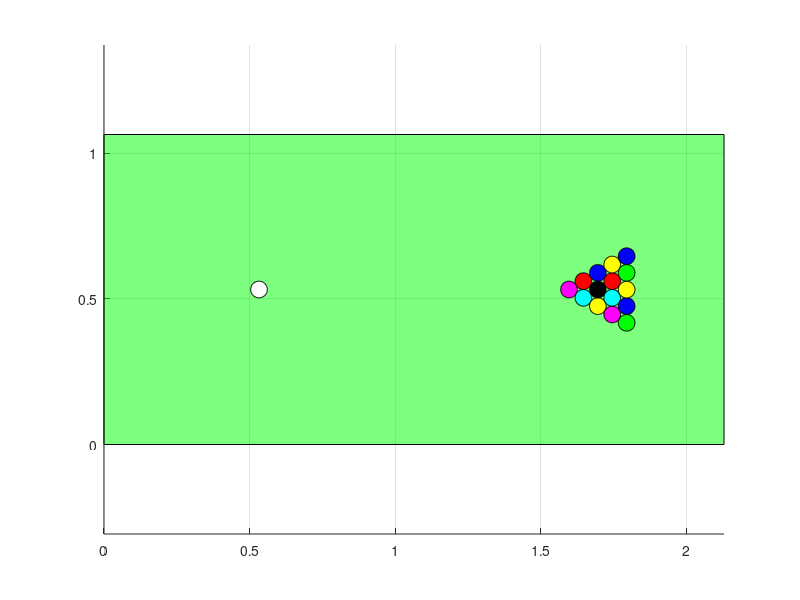

Write the MATLAB code that produced this figure. (Note: this script raises an error after producing the figure.)


% Array with ball positions
% row 1 is x-coordinates and row 2 is y coordinates
allPos = [0.5325, 1.5975, 1.6470, 1.6470, 1.6965, 1.6965 1.6965, 1.7460 ,1.7460 ,1.7460 ,1.7460, 1.7955 , 1.7955, 1.7955, 1.7955, 1.7955;
       0.5325, 0.5325, 0.5039, 0.5611, 0.4753, 0.5325, 0.5897, 0.4467, 0.5039, 0.5611, 0.6183,0.4181, 0.4753, 0.532, 0.5897, 0.6469];

% row 1 is x-velocity and row 2 is y-velocity   
allVel = zeros(2,16);
allVel(1,1) = 0.01;

%General properties of the balls
m=0.165;
r=0.0286;

% Background
patch([0,0,2.13,2.13],[0,1.065,1.065,0],'g','FaceAlpha',0.5);
grid on;
axis square equal;
hold on;

% Create the circles (graphical items)
a = 0:0.1:2*pi;
xCircle=cos(a);
yCircle=sin(a);

% Color array
colors =['w','m','c','r','y','k','b','m','c','r','y','g','b','y','g','b'];

hold on
axis equal

patches = zeros(1,16);

% Store patches with circles
for i=1:16  
    
  x=allPos(1,i)+r*xCircle;
  y=allPos(2,i)+r*yCircle;
  color = colors(i); 
  patches(1,i) = patch(x,y,color,'FaceAlpha',1);

end


    % Motion engin
for i = 1: 0.01 : 5000
    
    % Update position
    allPos = allPos+allVel;


    
% Check for collision with playground boarder

    for n = 1:16

        pos = [allPos(1,n), allPos(2,n)];
        vel = [allVel(1,n), allVel(2,n)];

        vOut = borderCollision(pos,r,vel);

        allVel(1,n) = vOut(1);
        allVel(2,n) = vOut(2);

    end
    
    % check for collision with other ball
    for m = 1:15
        for n = m+1:16
            
            pos1 = [allPos(1,m), allPos(2,m)];
            vel1 = [allVel(1,m), allVel(2,m)];
        
            pos2 = [allPos(1,n), allPos(2,n)];
            vel2 = [allVel(1,n), allVel(2,n)];
            
            [v1Out, v2Out] = ballCollision(pos1,pos2,vel1,vel2);
            
            allVel(1,m) = v1Out(1);
            allVel(2,m) = v1Out(2);
            
            allVel(1,n) = v2Out(1);
            allVel(2,n) = v2Out(2);            
            

        end
    end


    % Update display    
    for n = 1:16 
         set(patches(1,n),'XData',allPos(1,n)+r*Xcircle, 'YData', allPos(2,n)+r*Ycircle);
    end
   
    
    drawnow;
    
end
 

 
 
 
 
 

% GM = zeros(1,16);
% for j = 1:16
%     for i = 1:16
%         
%     GM(1,i)= patch (allPos(i,j)+r*Xcircle, allPos(2)+r*Ycircle,'r','FaceAlpha',1);
% end
% patch (allPos(1)+r*Xcircle, allPos(2)+r*Ycircle,'r','FaceAlpha',1);
% 

% 
% theta=0:2*pi/20:2*pi;
% nstep=5000;               % number of time steps
% pit=80;                   % number of iterations between two plots